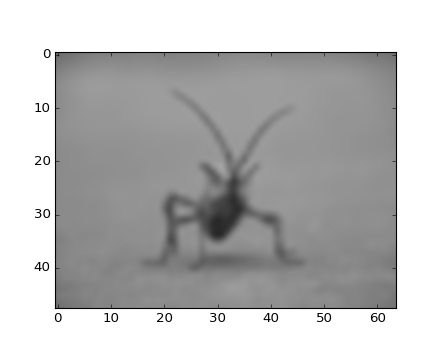

Recreate this plot in Python.
import matplotlib.pyplot as plt
from PIL import Image
img = Image.open('../_static/stinkbug.png')  # opens the file using Pillow - it's not an array yet
img.thumbnail((64, 64), Image.ANTIALIAS)  # resizes image in-place
imgplot = plt.imshow(img, interpolation="bicubic")
